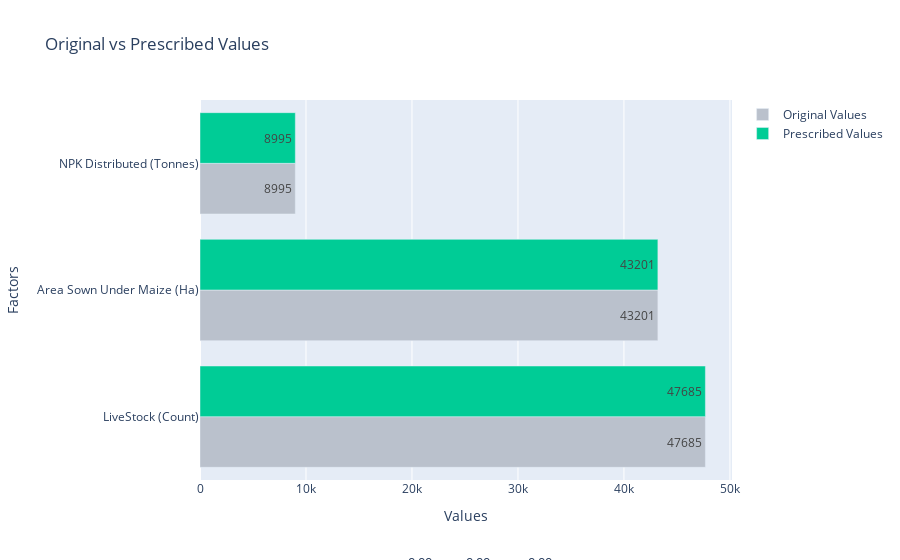

This figure's notebook cell:
### Code cell
import pandas as pd
import plotly.graph_objects as go
import ipywidgets as widgets
from ipywidgets import interact
from IPython.display import clear_output

# Function to update the bar plot based on sensitivity sliders
def update_bar_plot(alpha1, alpha2, alpha3):
    tolerance = 1e-5
    
    # Filter the dataframe based on slider sensitivity values
    filtered_df = viz_df2[
        # (viz_df2['Sensitivity_SowingSeedsDistributed_Maize'].between(alpha1 - tolerance, alpha1 + tolerance)) &
        (viz_df2['Sensitivity_LivestockCensus_2012_Cattle'].between(alpha1 - tolerance, alpha1 + tolerance)) &
        (viz_df2['Sensitivity_AreaUnderCereals_Maize'].between(alpha2 - tolerance, alpha2 + tolerance)) & 
        (viz_df2['Sensitivity_TotalNPK'].between(alpha3 - tolerance, alpha3 + tolerance)) 
        # (viz_df2['Sensitivity_NetAreaIrrigatedUnderDifferentSources_TubeWells_NetIrrigatedArea'].between(alpha5 - tolerance, alpha5 + tolerance))
    ]
    
    # Define the factors and their display names
    factors = ['New_F1', 'New_F2', 'New_F3']
    # display_names = ['Seeds_Maize', 'Cattle', 'Area_Maize', 'TotalNPK', 'TubeWells']
    display_names = ['LiveStock (Count)', 'Area Sown Under Maize (Ha)', 'NPK Distributed (Tonnes)']

    # Calculate mean values for the selected sensitivity group
    user_values = filtered_df[factors].mean().round()
    
    # Get the mean values for the original case where all sensitivities are zero
    # original_values = viz_df2[viz_df2[['Sensitivity_SowingSeedsDistributed_Maize_320', 'Sensitivity_LivestockCensus_2012_Cattle_354',
    #                                    'Sensitivity_AreaUnderCereals_Maize_193', 'Sensitivity_TotalNPK_315',
    #                                    'Sensitivity_NetAreaIrrigatedUnderDifferentSources_TubeWells_NetIrrigatedArea_182']].eq(0).all(axis=1)][factors].mean()

    original_values = viz_df2[viz_df2[['Sensitivity_LivestockCensus_2012_Cattle',
                                       'Sensitivity_AreaUnderCereals_Maize', 'Sensitivity_TotalNPK']].eq(0).all(axis=1)][factors].mean().round()


    # Create the bar plot with interchanged axes
    fig = go.Figure(data=[
        go.Bar(name='Original Values ', y=display_names, x=original_values, marker_color='#BAC1CC', orientation='h',text=original_values),
        go.Bar(name='Prescribed Values', y=display_names, x=user_values, marker_color='#00CC96', orientation='h',text=user_values)
    ])

    # Customize the layout
    fig.update_layout(
        title="Original vs Prescribed Values",
        yaxis_title="Factors",
        xaxis_title="Values",
        barmode='group'
    )
    
    fig.update_layout(
        annotations=[
            dict(
                x=0.5,
                y=-0.25,
                showarrow=False,
                text=f' α<sub>LV</sub>: {alpha1:.2f}, α<sub>AM</sub>: {alpha2:.2f}, α<sub>NPK</sub>: {alpha3:.2f}',
                xref="paper",
                yref="paper",
                font=dict(size=13)
            )
        ],
    )

    # Clear previous output and display updated plot
    clear_output()
    display(fig)

# Creating sliders for interaction
# alpha1_slider = widgets.FloatSlider(value=0, min=0, max=1, step=0.1, description='αMS:')
alpha1_slider = widgets.FloatSlider(value=0, min=0, max=1, step=0.1, description='αLV:')
alpha2_slider = widgets.FloatSlider(value=0, min=0, max=1, step=0.1, description='αAM:')
alpha3_slider = widgets.FloatSlider(value=0, min=0, max=1, step=0.1, description='αNPK:')
# alpha5_slider = widgets.FloatSlider(value=0, min=0, max=1, step=0.1, description='αTBW:')

# Creating interactive plot
interactive_plot = interact(update_bar_plot, 
                            alpha1=alpha1_slider, 
                            alpha2=alpha2_slider, 
                            alpha3=alpha3_slider)

widgets.VBox([alpha1_slider, alpha2_slider, alpha3_slider])

### Figure 1 — Plotly figure (JSON) as saved in the notebook; plotly's stock layout.template omitted (floating-point values rounded to 4 significant figures)
{"data": [{"marker": {"color": "#BAC1CC"}, "name": "Original Values ", "orientation": "h", "text": [47685, 43201, 8995], "type": "bar", "x": [47685, 43201, 8995], "y": ["LiveStock (Count)", "Area Sown Under Maize (Ha)", "NPK Distributed (Tonnes)"]}, {"marker": {"color": "#00CC96"}, "name": "Prescribed Values", "orientation": "h", "text": [47685, 43201, 8995], "type": "bar", "x": [47685, 43201, 8995], "y": ["LiveStock (Count)", "Area Sown Under Maize (Ha)", "NPK Distributed (Tonnes)"]}], "layout": {"annotations": [{"font": {"size": 13}, "showarrow": false, "text": " α<sub>LV</sub>: 0.00, α<sub>AM</sub>: 0.00, α<sub>NPK</sub>: 0.00", "x": 0.5, "xref": "paper", "y": -0.25, "yref": "paper"}], "barmode": "group", "title": {"text": "Original vs Prescribed Values"}, "xaxis": {"title": {"text": "Values"}}, "yaxis": {"title": {"text": "Factors"}}}}
